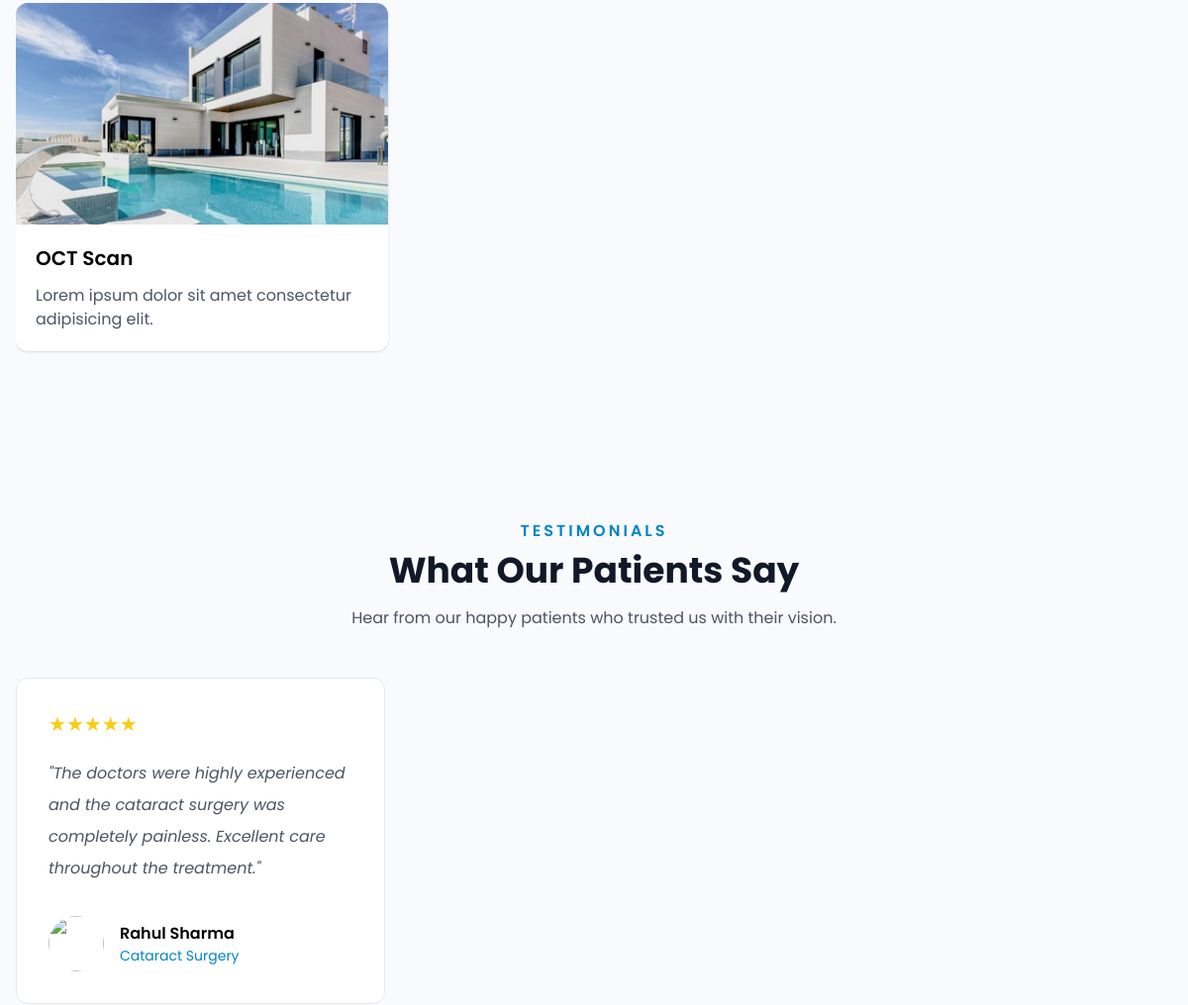
The app's page / (middle part), older data.
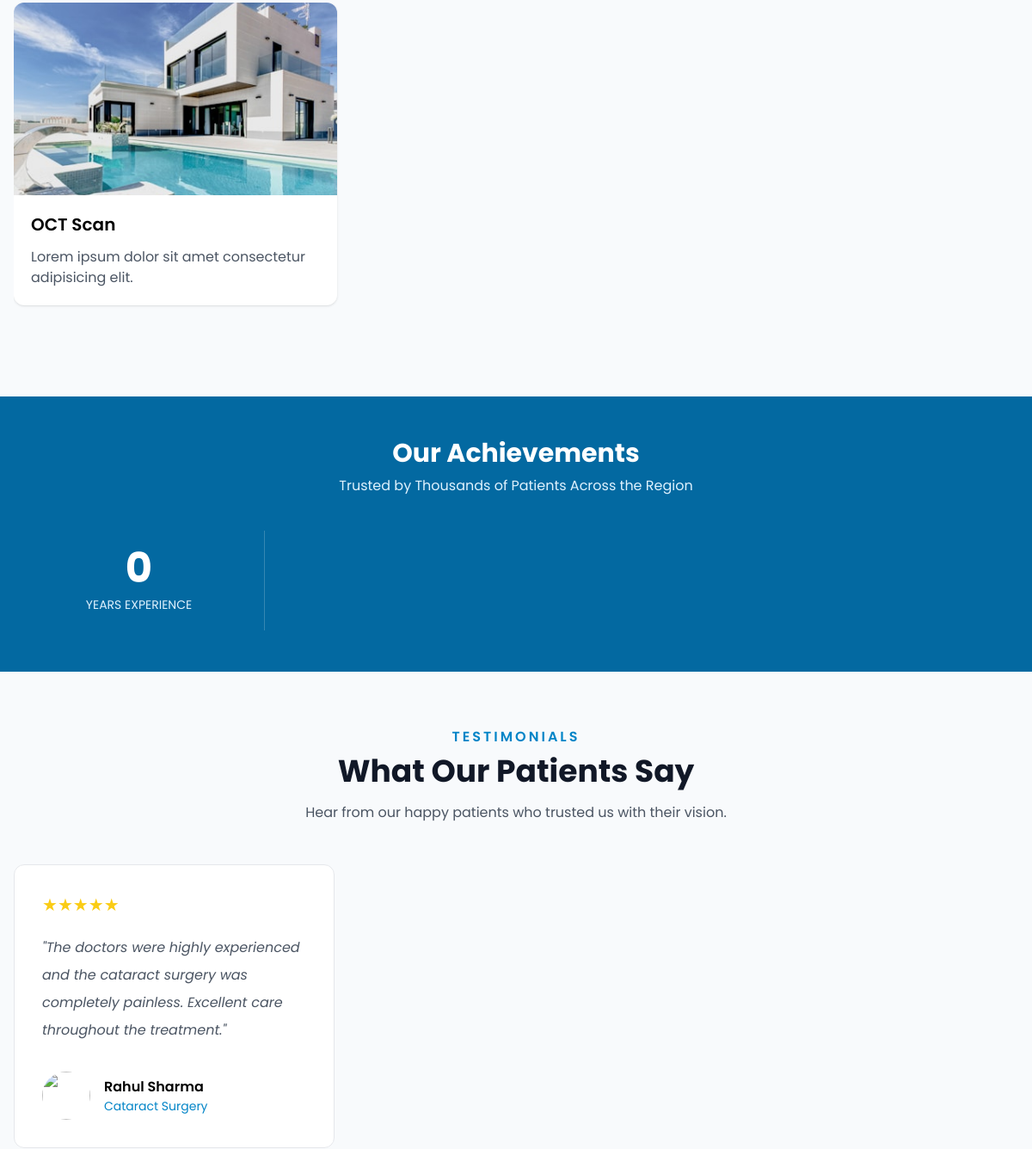
The same page, newer data.
### home/models.py (models this page shows, shortened)
class technologies(models.Model):
    title =  models.CharField(max_length=300,)
    description =  models.CharField(max_length=1000,)
    image =  models.ImageField()

class stats(models.Model):
    Title =  models.CharField(max_length=300,)
    Value =  models.CharField(max_length=1000,)
    Suffix =  models.CharField(max_length=5,)

### home/views.py (the view)
# urls.py: path("", include("home.urls")),
def home(request):
    hero_sliders = HeroSlider.objects.filter(is_active=True).prefetch_related("buttons")
    about_us = About.objects.first()
    settings_obj = Setting.objects.first()
    usp = USP.objects.all()[:6]
    why_choose_data = why_choose.objects.all()[:6]
    our_technologies = technologies.objects.all()[:6]
    stats_value = stats.objects.all()[:4]
    return render(
        request,
        "home/index.html",
        {
            "hero_sliders": hero_sliders,
            "settings_obj": settings_obj,
            "about_us": about_us,
            "usp": usp,
            "why_choose": why_choose_data,
            "our_technologies": our_technologies,
            "stats_value": stats_value,
        }
    )

### home/templates/home/index.html (shortened to what this page needs)
{% extends "base.html" %}
{% load static %}
{% block content %}
{% if our_technologies %}
<section class="py-14 bg-slate-50">
    <div class="max-w-7xl mx-auto px-4">
        <div class="swiper technologySwiper relative pb-14">
            <div class="swiper-wrapper">
                {% for rs in our_technologies %}
                <div class="swiper-slide">
                    <div class="bg-white rounded-xl overflow-hidden shadow">
                        <img src="{{rs.image.url}}" class="w-full h-56 object-cover">
                        <div class="p-5">
                            <h3 class="text-xl font-semibold">
                                {{rs.title}}
                            </h3>
                            <p class="mt-3 text-gray-600">
                                {{rs.description}}
                            </p>
                        </div>
                    </div>
                </div>
                {% endfor %}
            </div>
        </div>
    </div>
</section>
{% endif %}
{% if stats_value  %}
<section class="py-12 bg-sky-700">
    <div class="max-w-7xl mx-auto px-4">
        <div class="text-center mb-10">
            <h2 class="text-3xl font-bold text-white">
                Our Achievements
            </h2>
            <p class="mt-2 text-sky-100">
                Trusted by Thousands of Patients Across the Region
            </p>
        </div>
        <div class="grid grid-cols-2 lg:grid-cols-4">
            {% for rs in stats_value %}
            <div class="text-center py-5 border-r border-white/20">
                <h3 class="counter text-5xl font-bold text-white" data-target="{{rs.Value}}">0</h3>
                <p class="mt-2 text-sky-100 text-sm uppercase">
                    {{rs.Title}}
                </p>
            </div>
            {% endfor %}
        </div>
    </div>
</section>
{% endif %}
<section class="py-16 bg-slate-50">
    <div class="max-w-7xl mx-auto px-4">
        <div class="text-center max-w-3xl mx-auto mb-12">
            <span class="text-sky-600 uppercase tracking-[3px] font-semibold">
                Testimonials
            </span>
            <h2 class="mt-2 text-3xl lg:text-4xl font-bold text-gray-900">
                What Our Patients Say
            </h2>
            <p class="mt-4 text-gray-600">
                Hear from our happy patients who trusted us with their vision.
            </p>
        </div>
        <div class="swiper testimonialSwiper">
            <div class="swiper-wrapper">
                <div class="swiper-slide">
                    <div class="bg-white rounded-xl border border-gray-200 p-8 h-full">
                        <div class="text-yellow-400 text-xl">
                            ★★★★★
                        </div>
                        <p class="mt-5 text-gray-600 leading-8 italic">
                            "The doctors were highly experienced and the
                            cataract surgery was completely painless.
                            Excellent care throughout the treatment."
                        </p>
                        <div class="mt-8 flex items-center">
                            <img src="{% static 'assets/images/user1.jpg' %}"
                                 class="w-14 h-14 rounded-full object-cover">
                            <div class="ml-4">
                                <h4 class="font-semibold">
                                    Rahul Sharma
                                </h4>
                                <p class="text-sm text-sky-600">
                                    Cataract Surgery
                                </p>
                            </div>
                        </div>
                    </div>
                </div>
            </div>
        </div>
    </div>
</section>
{% endblock %}

Row changes from the older to the newer data that the page shows:
added stats: Title "YEARS EXPERIENCE"
Text that changed along with them:
text now shown: "Our Achievements Trusted by Thousands of Patients Across the Region"
